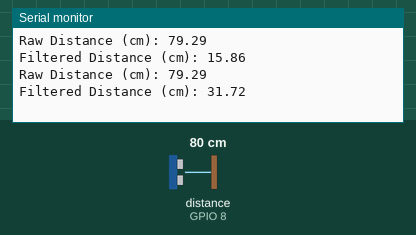
Recording of a program running on a simulated Seeed XIAO ESP32-C3. Shown: the last lines printed to the serial monitor. Wiring (inferred from the names in the program): ultrasonic range finder: trigger GPIO 9; echo GPIO 8. The inputs (shaded band) are chosen by the test bench; at power-on: distance to the obstacle (sensor on GPIO 8) 80 cm. The echo pulse lasts 58.3 µs per cm; nothing arrives over Bluetooth unless stated; a phone connects over Bluetooth LE 3 s after start.

Above: at 2.8 s.
2.9 s: distance to the obstacle (sensor on GPIO 8) set to 2 cm
At 5.2 s:
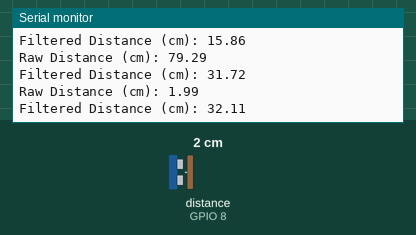
5.6 s: distance to the obstacle (sensor on GPIO 8) set to 4 cm
At 11.8 s:
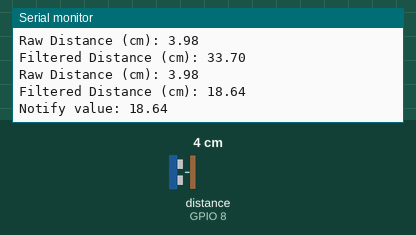
Timing chart, 0 to 13.3 s (numbered marks = the images above; inputs shaded):
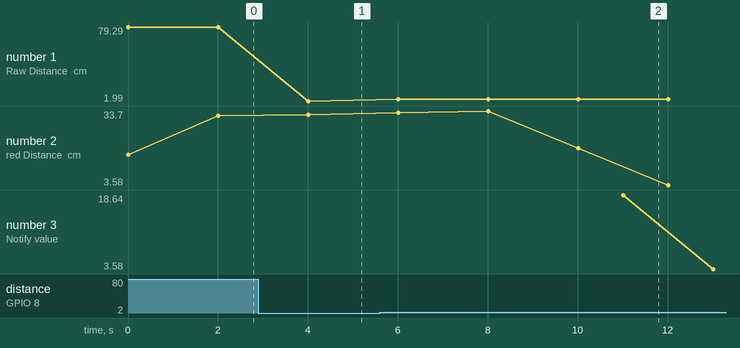

The program:

main.cpp
```cpp
#include <Arduino.h>
#include <BLEDevice.h>
#include <BLEServer.h>
#include <BLEUtils.h>
#include <BLE2902.h>
#include <stdlib.h>

BLEServer* pServer = NULL;
BLECharacteristic* pCharacteristic = NULL;
bool deviceConnected = false;
bool oldDeviceConnected = false;
unsigned long previousMillis = 0;
const long interval = 1000;

#define trigPin 9
#define echoPin 8

#define SOUND_SPEED 0.034

long duration;
float distance;

const int filterSize = 5; // Number of readings to average
float readings[filterSize]; // Array to store readings
int currentIndex = 0;              // Index for the current reading
float total = 0;            // Total of the readings
float average = 0;          // Moving average

#define SERVICE_UUID        "b3c12f14-d21d-4e4e-b991-cf6cee41c208"
#define CHARACTERISTIC_UUID "598d1680-b338-4ad5-96c7-a355b21f4754"

class MyServerCallbacks : public BLEServerCallbacks {
    void onConnect(BLEServer* pServer) {
        deviceConnected = true;
    };

    void onDisconnect(BLEServer* pServer) {
        deviceConnected = false;
    }
};

void setup() {
    Serial.begin(115200);
    Serial.println("Starting BLE work!");

    pinMode(trigPin, OUTPUT);
    pinMode(echoPin, INPUT);

    for (int i = 0; i < filterSize; i++) {
        readings[i] = 0;
    }

    BLEDevice::init("XIAO_ESP32S3 - Marjorie");
    pServer = BLEDevice::createServer();
    pServer->setCallbacks(new MyServerCallbacks());
    BLEService *pService = pServer->createService(SERVICE_UUID);
    pCharacteristic = pService->createCharacteristic(
        CHARACTERISTIC_UUID,
        BLECharacteristic::PROPERTY_READ |
        BLECharacteristic::PROPERTY_WRITE |
        BLECharacteristic::PROPERTY_NOTIFY
    );
    pCharacteristic->addDescriptor(new BLE2902());
    pCharacteristic->setValue("Hello World");
    pService->start();

    BLEAdvertising *pAdvertising = BLEDevice::getAdvertising();
    pAdvertising->addServiceUUID(SERVICE_UUID);
    pAdvertising->setScanResponse(true);
    pAdvertising->setMinPreferred(0x06);
    pAdvertising->setMinPreferred(0x12);
    BLEDevice::startAdvertising();
    Serial.println("Characteristic defined! Now you can read it in your phone!");
}

void loop() {
    digitalWrite(trigPin, LOW);
    delayMicroseconds(2);
    digitalWrite(trigPin, HIGH);
    delayMicroseconds(10);
    digitalWrite(trigPin, LOW);

    duration = pulseIn(echoPin, HIGH);
    distance = duration * SOUND_SPEED / 2;

    if (distance > 600) {
        distance = 0;
    }

    total = total - readings[currentIndex];
    readings[currentIndex] = distance;
    total = total + readings[currentIndex];

    currentIndex = (currentIndex + 1) % filterSize;
    average = total / filterSize;

    Serial.print("Raw Distance (cm): ");
    Serial.println(distance);
    Serial.print("Filtered Distance (cm): ");
    Serial.println(average);

    delay(1000);

    if (deviceConnected && average < 30) {
        unsigned long currentMillis = millis();
        if (currentMillis - previousMillis >= interval) {
            previousMillis = currentMillis;  // Update the previousMillis
            char buffer[50];
            pCharacteristic->setValue((uint8_t*)&average, sizeof(average));
            pCharacteristic->notify();
            Serial.print("Notify value: ");
            Serial.println(average);
        }
    }

    if (!deviceConnected && oldDeviceConnected) {
        delay(500);
        pServer->startAdvertising();
        Serial.println("Start advertising");
        oldDeviceConnected = deviceConnected;
    }

    if (deviceConnected && !oldDeviceConnected) {
        oldDeviceConnected = deviceConnected;
    }

    delay(1000);
}
```

Measured:
- after the input at 2.9 s, the serial monitor: prints a new line after 1.1 s (image 1)
- after the input at 5.6 s, the serial monitor: prints a new line after 0.41 s (image 2)
- plotted number 1: 79.29 → 1.99 after the input at 2.9 s, 1.99 → 3.98 after the input at 5.6 s
- plotted number 2: 31.72 → 32.11 after the input at 2.9 s, 32.11 → 3.98 after the input at 5.6 s
